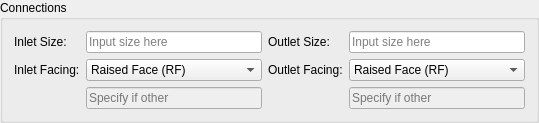
             <widget class="QGroupBox" name="connections">
              <property name="title">
               <string>Connections</string>
              </property>
              <layout class="QGridLayout" name="gridLayout_6">
               <item row="0" column="0">
                <widget class="QLabel" name="inlet_size">
                 <property name="text">
                  <string>Inlet Size:</string>
                 </property>
                </widget>
               </item>
               <item row="0" column="1">
                <widget class="QLineEdit" name="inlet_size_2">
                 <property name="placeholderText">
                  <string>Input size here</string>
                 </property>
                </widget>
               </item>
               <item row="0" column="2">
                <widget class="QLabel" name="outlet_size">
                 <property name="text">
                  <string>Outlet Size:</string>
                 </property>
                </widget>
               </item>
               <item row="0" column="3">
                <widget class="QLineEdit" name="outlet_size_2">
                 <property name="placeholderText">
                  <string>Input size here</string>
                 </property>
                </widget>
               </item>
               <item row="1" column="0">
                <widget class="QLabel" name="inlet_facing">
                 <property name="text">
                  <string>Inlet Facing:</string>
                 </property>
                </widget>
               </item>
               <item row="1" column="1">
                <widget class="QComboBox" name="inlet_facing_2">
                 <item>
                  <property name="text">
                   <string>Raised Face (RF)</string>
                  </property>
                 </item>
                 <item>
                  <property name="text">
                   <string>Flat Face (FF)</string>
                  </property>
                 </item>
                 <item>
                  <property name="text">
                   <string>Ring-Type Joint (RTJ)</string>
                  </property>
                 </item>
                 <item>
                  <property name="text">
                   <string>Tongue-and-Groove (T&amp;G)</string>
                  </property>
                 </item>
                 <item>
                  <property name="text">
                   <string>Male-and-Female (M&amp;F)</string>
                  </property>
                 </item>
                 <item>
                  <property name="text">
                   <string>Other</string>
                  </property>
                 </item>
                </widget>
               </item>
               <item row="1" column="2">
                <widget class="QLabel" name="outlet_facing">
                 <property name="text">
                  <string>Outlet Facing:</string>
                 </property>
                </widget>
               </item>
               <item row="1" column="3">
                <widget class="QComboBox" name="outlet_facing_2">
                 <item>
                  <property name="text">
                   <string>Raised Face (RF)</string>
                  </property>
                 </item>
                 <item>
                  <property name="text">
                   <string>Flat Face (FF)</string>
                  </property>
                 </item>
                 <item>
                  <property name="text">
                   <string>Ring-Type Joint (RTJ)</string>
                  </property>
                 </item>
                 <item>
                  <property name="text">
                   <string>Tongue-and-Groove (T&amp;G)</string>
                  </property>
                 </item>
                 <item>
                  <property name="text">
                   <string>Male-and-Female (M&amp;F)</string>
                  </property>
                 </item>
                 <item>
                  <property name="text">
                   <string>Other</string>
                  </property>
                 </item>
                </widget>
               </item>
               <item row="2" column="1">
                <widget class="QLineEdit" name="inlet_facing_3">
                 <property name="enabled">
                  <bool>false</bool>
                 </property>
                 <property name="readOnly">
                  <bool>true</bool>
                 </property>
                 <property name="placeholderText">
                  <string>Specify if other</string>
                 </property>
                </widget>
               </item>
               <item row="2" column="3">
                <widget class="QLineEdit" name="outlet_facing_3">
                 <property name="enabled">
                  <bool>false</bool>
                 </property>
                 <property name="readOnly">
                  <bool>true</bool>
                 </property>
                 <property name="placeholderText">
                  <string>Specify if other</string>
                 </property>
                </widget>
               </item>
              </layout>
             </widget>
